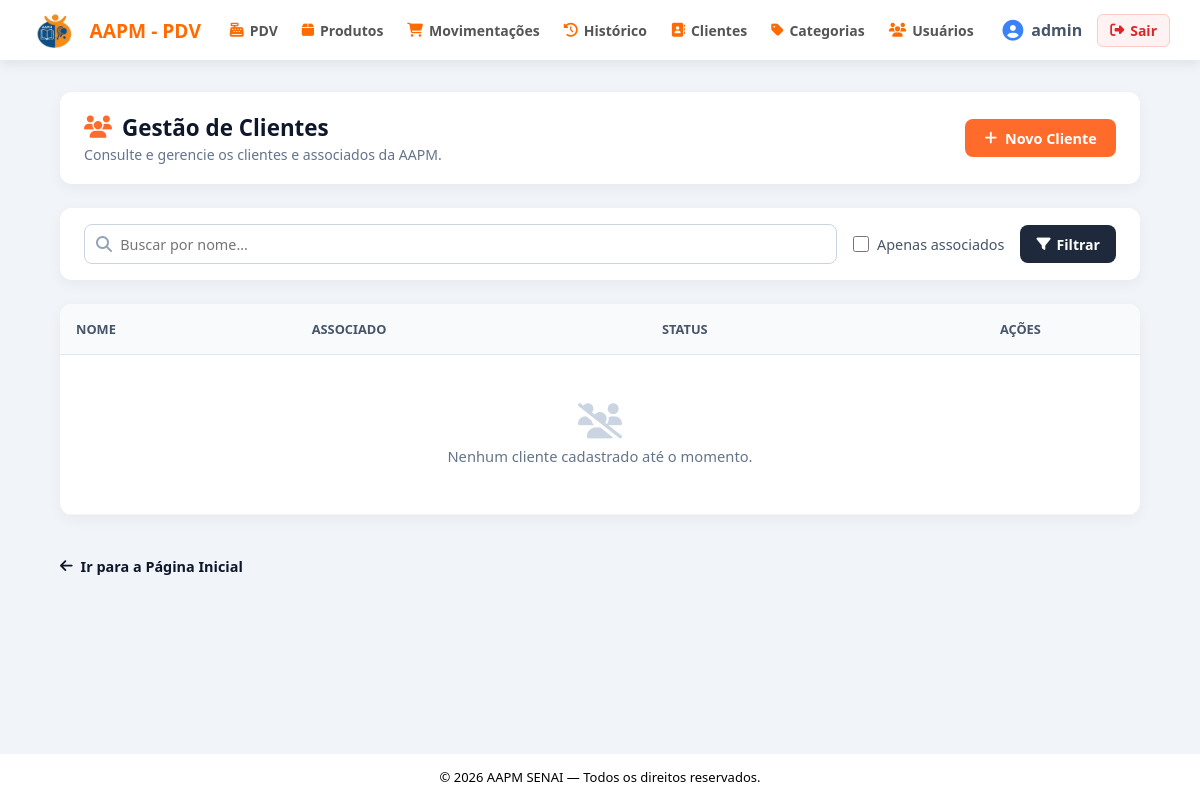
Page /clientes/ (signed in) on the earlier database version.
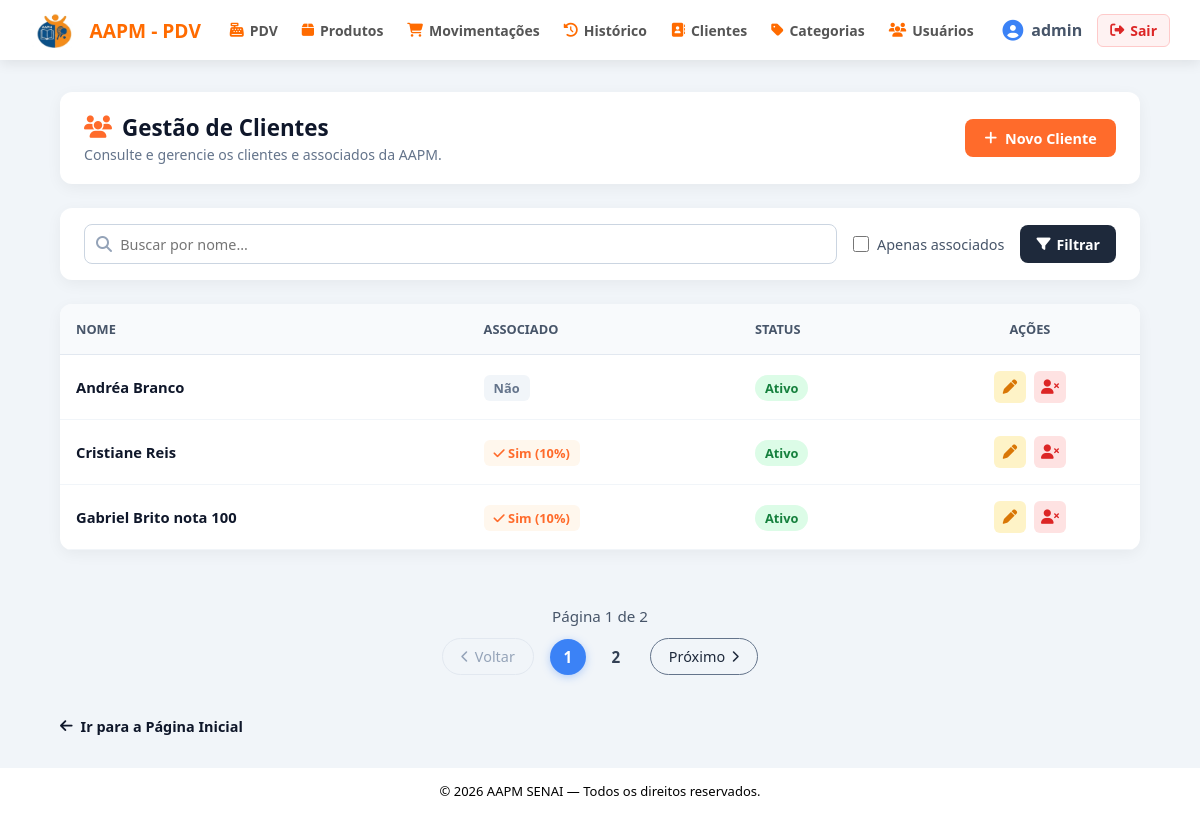
Same page on the later database version.
### app/models/cliente.py (models this page shows, shortened)
class Cliente(Base):
    __tablename__ = "clientes"
    id         = Column(Integer, primary_key=True, index=True)
    nome       = Column(String(150), nullable=False, index=True)
    is_associado = Column(Boolean, default=False, nullable=False)
    ativo      = Column(Boolean, default=True)
    criado_em  = Column(DateTime, server_default=func.now())
    vendas = relationship("Venda", back_populates="cliente")

### app/controllers/cliente_controller.py (the view)
@router.get("/")
def listar_clientes(
    request: Request,
    busca: str = "",
    apenas_associados: bool = False,
    pagina: int = 1,
    por_pagina: int = 3,
    db: Session = Depends(get_db),
    admin = Depends(get_admin)
):
    query = db.query(Cliente)
    if busca:
        query = query.filter(
            Cliente.nome.ilike(f"%{busca}%")
        )
    if apenas_associados:
        query = query.filter(
            Cliente.is_associado == True
        )
    query = query.order_by(Cliente.nome)
    total_clientes = query.count()
    pagina = max(pagina, 1)
    por_pagina = max(por_pagina, 1)
    total_paginas = (
        math.ceil(total_clientes / por_pagina)
        if total_clientes
        else 1
    )
    if pagina > total_paginas:
        pagina = total_paginas
    offset = (pagina - 1) * por_pagina
    clientes = (
        query
        .offset(offset)
        .limit(por_pagina)
        .all()
    )
    total_associados = db.query(Cliente).filter(
        Cliente.is_associado == True,
        Cliente.ativo == True
    ).count()
    intervalo_paginas = gerar_intervalo_paginas(
        pagina,
        total_paginas
    )
    return templates.TemplateResponse(
        request,
        "clientes/index.html",
        {
            "request": request,
            "usuario": admin,
            "clientes": clientes,
            "busca": busca,
            "apenas_associados": apenas_associados,
            "pagina": pagina,
            "por_pagina": por_pagina,
            "total_clientes": total_clientes,
            "total_paginas": total_paginas,
            "intervalo_paginas": intervalo_paginas,
            "total_associados": total_associados,
        }
    )

### app/templates/clientes/index.html (shortened to what the changed rows need)
{% extends "base.html" %}
{% block content %}
<link rel="stylesheet" href="{{ url_for('static', path='CSS/clientes.css') }}">
<section class="page-card header-card">
    <div class="title-group">
        <h2><i class="fa-solid fa-users"></i> Gestão de Clientes</h2>
    </div>
</section>
<section class="page-card table-card">
    <table class="custom-table">
        <thead>
            <tr>
                <th>NOME</th>
                <th>ASSOCIADO</th>
                <th>STATUS</th>
                <th style="text-align: center;">AÇÕES</th>
            </tr>
        </thead>
        <tbody>
            {% for c in clientes %}
            <tr>
                <td class="col-name">{{ c.nome }}</td>
                <td>
                    {% if c.is_associado %}
                        <span class="badge-cat"><i class="fa-solid fa-check"></i> Sim (10%)</span>
                    {% else %}
                        <span class="badge-gray">Não</span>
                    {% endif %}
                </td>
                <td>
                    {% if c.ativo %}
                        <span class="badge-stock stock-ok">Ativo</span>
                    {% else %}
                        <span class="badge-stock stock-low">Inativo</span>
                    {% endif %}
                </td>
                <td>
                    <div class="actions-wrapper">
                        <a href="/clientes/{{ c.id }}/editar" class="btn-icon edit" title="Editar">
                            <i class="fa-solid fa-pen"></i>
                        </a>
                        <form id="form-cliente-{{ c.id }}" action="/clientes/{{ c.id }}/toggle-ativo" method="post" style="display:inline">
                            {% if c.ativo %}
                                <button type="button" class="btn-icon delete" title="Desativar"
                                        onclick="abrirModalCliente('form-cliente-{{ c.id }}', '{{ c.nome }}', 'desativar')">
                                    <i class="fa-solid fa-user-xmark"></i>
                                </button>
                            {% else %}
                                <button type="button" class="btn-icon enable" title="Ativar"
                                        onclick="abrirModalCliente('form-cliente-{{ c.id }}', '{{ c.nome }}', 'ativar')">
                                    <i class="fa-solid fa-user-check"></i>
                                </button>
                            {% endif %}
                        </form>
                    </div>
                </td>
            </tr>
            {% else %}
            <tr>
                <td colspan="4" class="empty-state">
                    <i class="fa-solid fa-users-slash"></i>
                    <p>Nenhum cliente cadastrado até o momento.</p>
                </td>
            </tr>
            {% endfor %}
        </tbody>
    </table>
</section>
{% if total_paginas and total_paginas > 1 %}
<div class="pagination-wrapper">
    <div class="pagination-subtitle">
        Página {{ pagina }} de {{ total_paginas }}
    </div>
    <div class="pagination-container">
        {% if pagina > 1 %}
        <a href="/clientes/?pagina={{ pagina - 1 }}&por_pagina={{ por_pagina }}&busca={{ busca or '' }}&apenas_associados={{ 'true' if apenas_associados else 'false' }}"
            class="btn-page-pill">
            <i class="fa-solid fa-chevron-left icon-sm"></i>
            Voltar
        </a>
        {% else %}
        <span class="btn-page-pill disabled">
            <i class="fa-solid fa-chevron-left icon-sm"></i>
            Voltar
        </span>
        {% endif %}
        <div class="pagination-numbers">
            {% for item in intervalo_paginas %}
                {% if item == "..." %}
                    <span class="page-dots">...</span>
                {% elif item == pagina %}
                    <span class="page-num active">{{ item }}</span>
                {% else %}
                    <a href="/clientes/?pagina={{ item }}&por_pagina={{ por_pagina }}&busca={{ busca or '' }}&apenas_associados={{ 'true' if apenas_associados else 'false' }}"
                        class="page-num">{{ item }}</a>
                {% endif %}
            {% endfor %}
        </div>
        {% if pagina < total_paginas %}
        <a href="/clientes/?pagina={{ pagina + 1 }}&por_pagina={{ por_pagina }}&busca={{ busca or '' }}&apenas_associados={{ 'true' if apenas_associados else 'false' }}"
            class="btn-page-pill">
            Próximo
            <i class="fa-solid fa-chevron-right icon-sm"></i>
        </a>
        {% else %}
        <span class="btn-page-pill disabled">
            Próximo
            <i class="fa-solid fa-chevron-right icon-sm"></i>
        </span>
        {% endif %}
    </div>
</div>
{% endif %}
{% endblock %}

Differences in the rows shown:
added Cliente: nome "Andréa Branco", is_associado "Não", ativo "Ativo"
added Cliente: nome "Cristiane Reis", is_associado True (drawn), ativo "Ativo"
added Cliente: nome "Gabriel Brito nota 100", is_associado True (drawn), ativo "Ativo"
Other differences:
{{ pagina }}: (not shown) → "1"
{{ total_paginas }}: (not shown) → "2"
text no longer shown: "Nenhum cliente cadastrado até o momento."
text now shown: "Página de Voltar Próximo"
new list line: "1"
new list line: "2"
